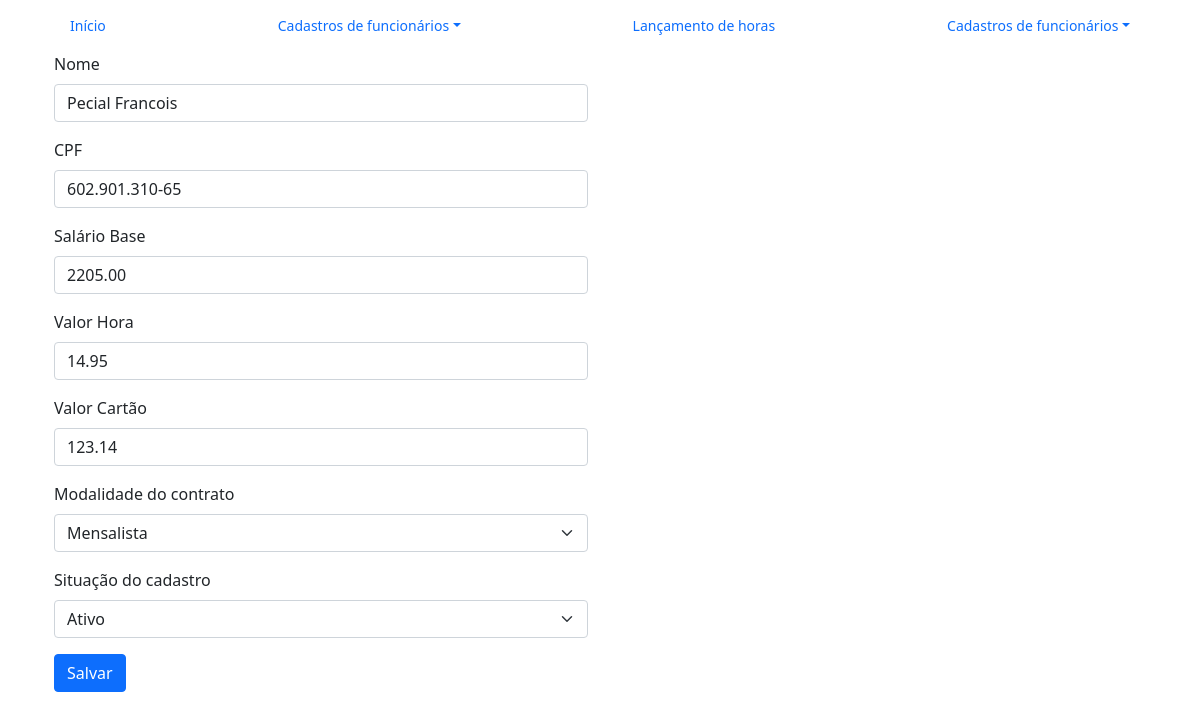
The page /editar/9/ on the database as committed earlier.
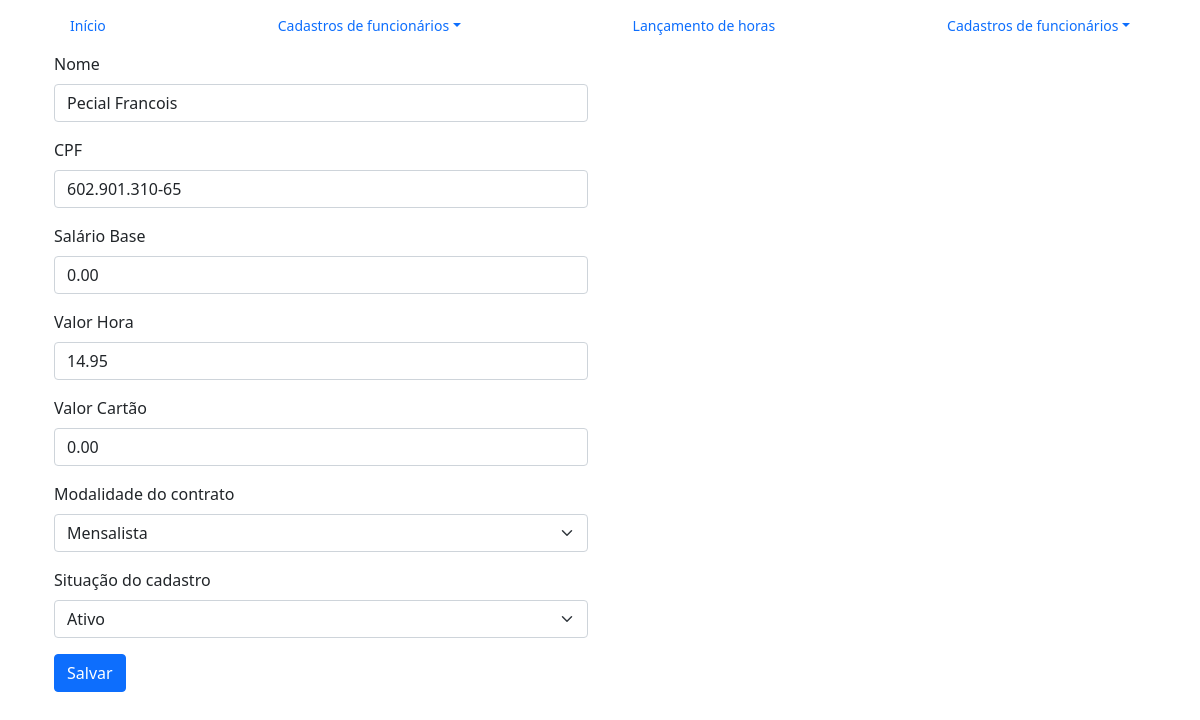
The same page on the database as committed later.
### cadastro/models.py (models this page shows, shortened)
class Cadastro(models.Model):
    nome = models.CharField(verbose_name='Nome', max_length=70)
    cpf = models.CharField(verbose_name='CPF', max_length=14, unique=True)
    salario_base = models.DecimalField(max_digits=10, decimal_places=2)
    valor_hora = models.DecimalField(max_digits=10, decimal_places=2)
    valor_cartao = models.DecimalField(max_digits=10, decimal_places=2)
    modalidade_contrato = models.CharField(
        verbose_name='Modalidade do contrato',
        max_length=10,
        choices=ModalidadeEscolha.choices,
        default=ModalidadeEscolha.DIARISTA
    )
    situacao_cadastro = models.CharField(
        verbose_name='Situação do cadastro',
        max_length=12,
        choices=SituacaoCadastro.choices,
        default=SituacaoCadastro.ATIVO
    )
    criado_em = models.DateTimeField(verbose_name='Criado em', auto_now_add=True)
    editado_em = models.DateTimeField(verbose_name='editado em', auto_now=True)

### cadastro/views.py (the view)
# urls.py: path('editar/<int:pk>/', editar_funcionario, name='editar_funcionario'),
def editar_funcionario(request, pk):
    funcionario = get_object_or_404(Cadastro, pk=pk)
    if request.method == 'POST':
        form = CadastrarForm(request.POST, instance=funcionario)
        if form.is_valid():
            form.save()
            return redirect('buscar_funcionario')  # redireciona para a busca novamente
    else:
        form = CadastrarForm(instance=funcionario)
    return render(request, 'editar_funcionario.html', {'form': form, 'funcionario': funcionario})

### cadastro/forms.py
class CadastrarForm(forms.ModelForm):
    valor_hora = MoneyFormField(label='Valor Hora')
    salario_base = MoneyFormField(label='Salário Base')
    valor_cartao = MoneyFormField(label='Valor Cartão')
    class Meta:
        model = Cadastro
        fields = [
            'nome',
            'cpf',
            'salario_base',
            'valor_hora',
            'valor_cartao',
            'modalidade_contrato',
            'situacao_cadastro',
        ]
        widgets = {
            'nome': forms.TextInput(attrs={
                'class': 'form-control',
                'placeholder': 'Digite aqui seu nome'
            }),
            'cpf': forms.TextInput(attrs={
                'class': 'form-control cpf-mask',
                'placeholder': '000.000.000-00'
            }),
            'modalidade_contrato': forms.Select(attrs={
                'class': 'form-select',
            }),
            'situacao_cadastro': forms.Select(attrs={
                'class': 'form-select',
            }),
        }

### cadastro/templates/editar_funcionario.html (shortened to what this page needs)
{% extends "base.html" %}
{% load bootstrap5 %}
{% block conteudo %}
<main class="container">
  <div class="row mb-2">
    <div class="col-md-6">
        <form action="" method="post">
            {% bootstrap_form form %}
            <button class="btn btn-primary" type="submit">Salvar</button>
        </form>
    </div>
  </div>
</main>
{% endblock %}

Rows that differ between the two databases and show on the page:
changed Cadastro "Pecial Francois": salario_base "2205.00" → "0.00"; valor_cartao "123.14" → "0.00"
